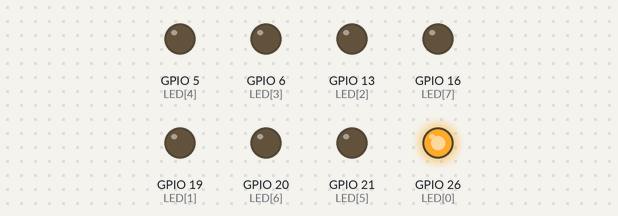
A program run on a simulated Raspberry Pi (BCM pin numbers). Shown: output pins drawn as LEDs (lit = HIGH).

Above: at 0.2 s.
At 1.2 s:
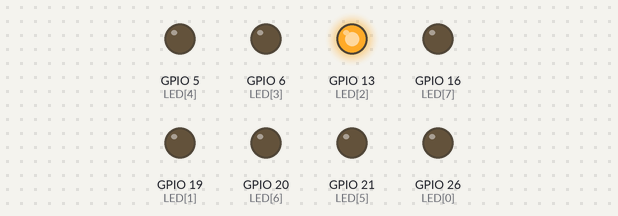
At 2.2 s:
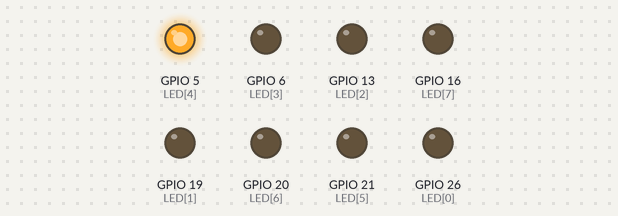
At 4.2 s:
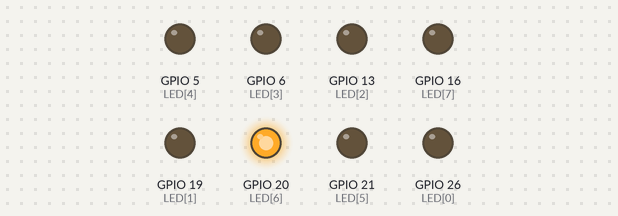
At 6.7 s:
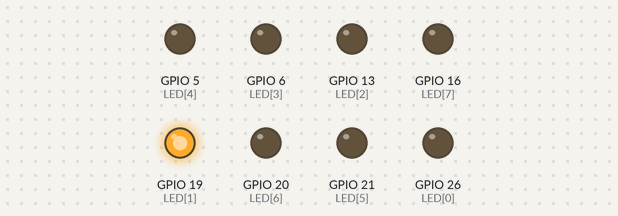
At 8.7 s:
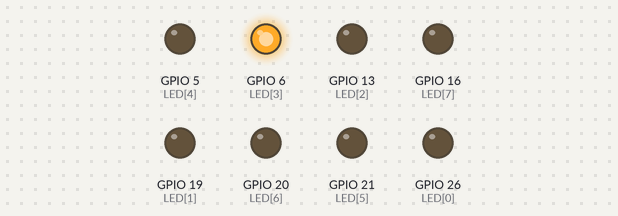
Timing chart, 0 to 9.1 s (numbered marks = the images above):
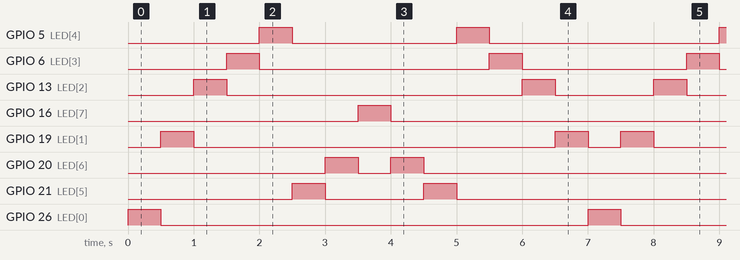

Measured:
- by itself, GPIO 5 (LED[4]): repeats every 7.0 s: LOW 2.5 s, HIGH 0.50 s, LOW 3.5 s, HIGH 0.50 s
- by itself, GPIO 6 (LED[3]): repeats every 7.0 s: LOW 3.5 s, HIGH 0.50 s, LOW 2.5 s, HIGH 0.50 s
- by itself, GPIO 13 (LED[2]): repeats every 7.0 s: LOW 4.5 s, HIGH 0.50 s, LOW 1.5 s, HIGH 0.50 s
- by itself, GPIO 16 (LED[7]), GPIO 26 (LED[0]): alternates HIGH for 0.50 s and LOW for 6.5 s
- by itself, GPIO 19 (LED[1]): repeats every 7.0 s: LOW 5.5 s, HIGH 0.50 s, LOW 0.50 s, HIGH 0.50 s
- by itself, GPIO 20 (LED[6]): repeats every 7.0 s: LOW 0.50 s, HIGH 0.50 s, LOW 5.5 s, HIGH 0.50 s
- by itself, GPIO 21 (LED[5]): repeats every 7.0 s: LOW 1.5 s, HIGH 0.50 s, LOW 4.5 s, HIGH 0.50 s

The program:

LED_Runing_IV.py
```python
#!/usr/bin/python3
# by krittinunt@gmail.com

from time import sleep
import RPi.GPIO as GPIO
GPIO.setmode(GPIO.BCM)

LED = [26, 19, 13, 6, 5, 21, 20, 16]

for i in range(8):
	GPIO.setup(LED[i], GPIO.OUT)

GPIO.setwarnings(False)

try:
	while True:
		for n in range(8):
			for i in range(8):
				if i == n:
					GPIO.output(LED[i], True)
				else:
					GPIO.output(LED[i], False)
			sleep(0.5)
		for n in range(6, 0, -1):
			for i in range(8):
				if i == n:
					GPIO.output(LED[i], True)
				else:
					GPIO.output(LED[i], False)
			sleep(0.5)

finally:
	GPIO.cleanup()
```
